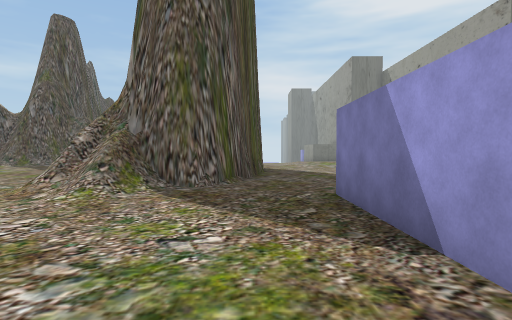
view 1 (above)

22 first-person views from a walk through a Unity game level. The camera is 1.4 m above the floor, tilts 2° down and sees 80° across. The floor is counted in squares, 2 m on a side. Each view is taken from the middle of a square. On the plan, view 1 faces up. The plan holds only what a view shows up to about 10 squares ahead; the rest is blank. The place goes on beyond the plan.

view 2
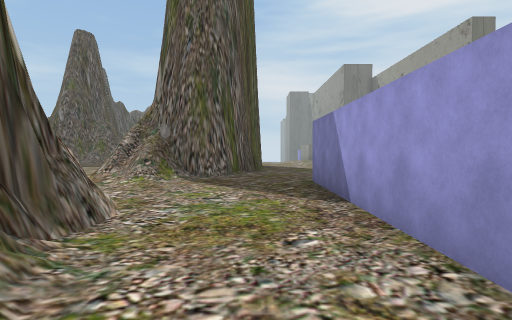

view 3
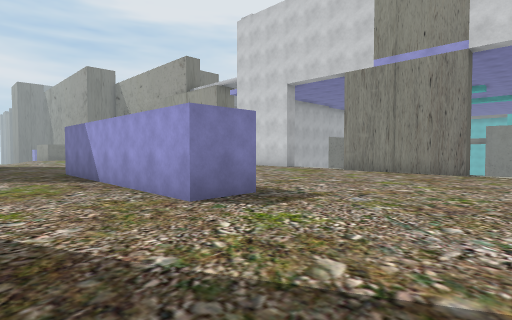

view 4
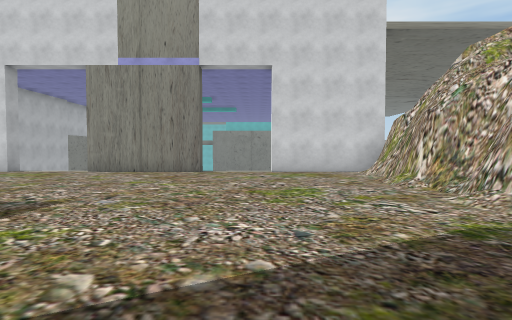

view 5
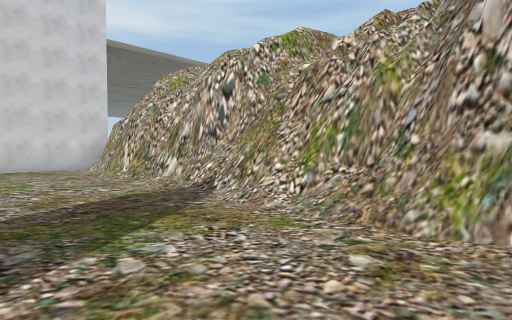

view 6
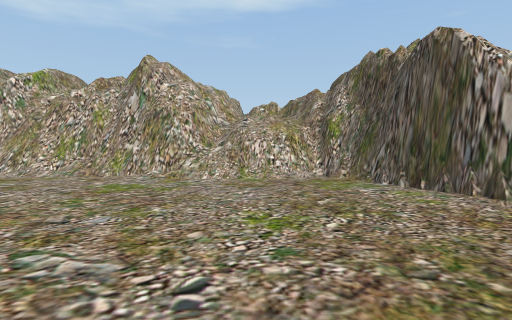

view 7
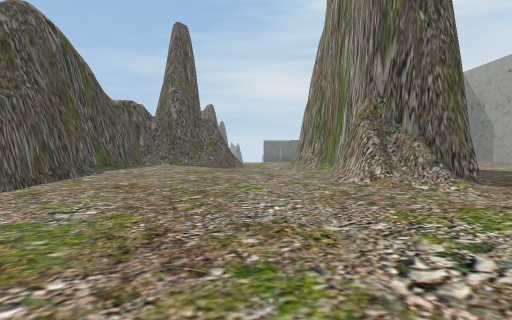

view 8
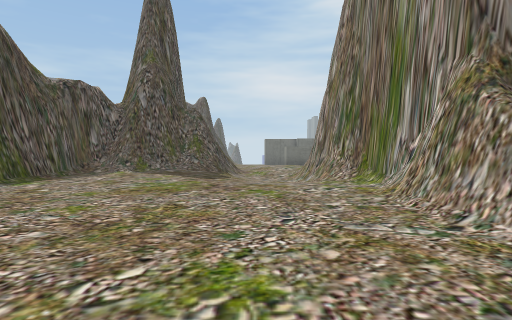

view 9
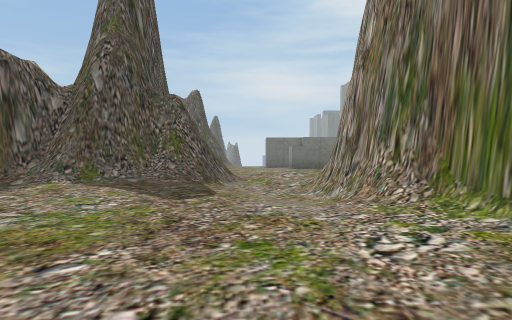

view 10
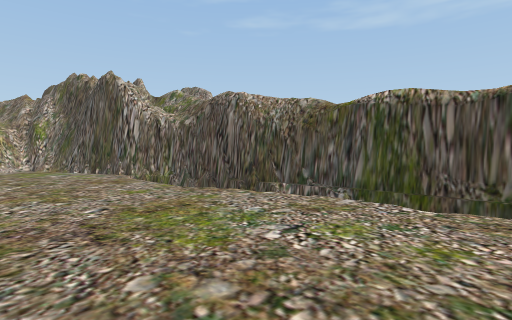

view 11
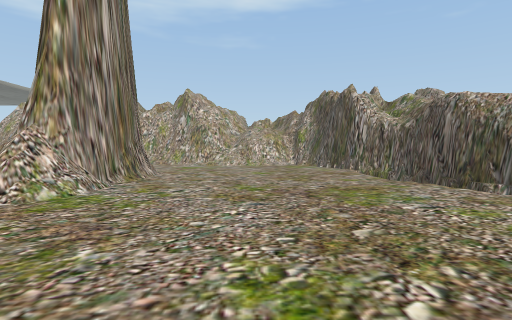

view 12
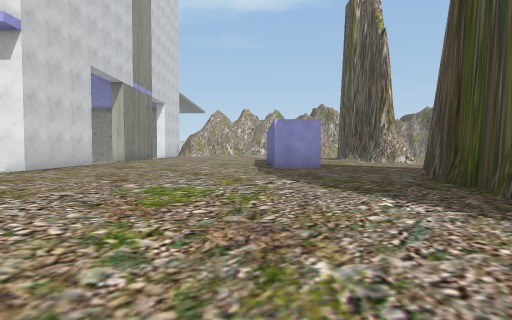

view 13
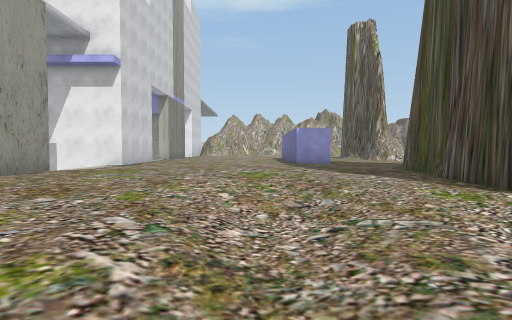

view 14
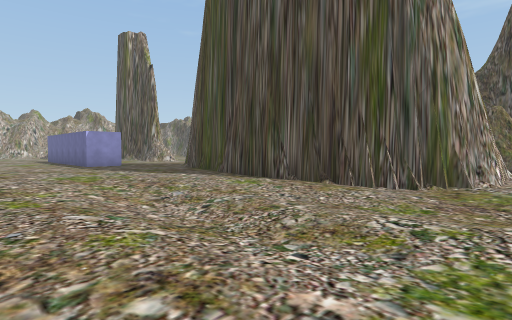

view 15
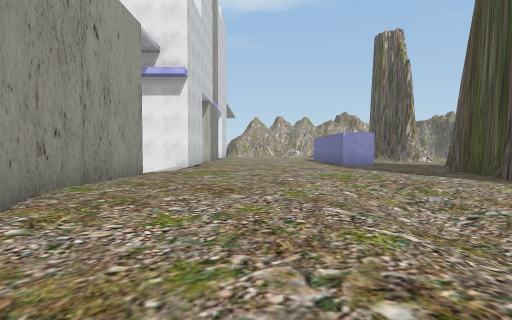

view 16
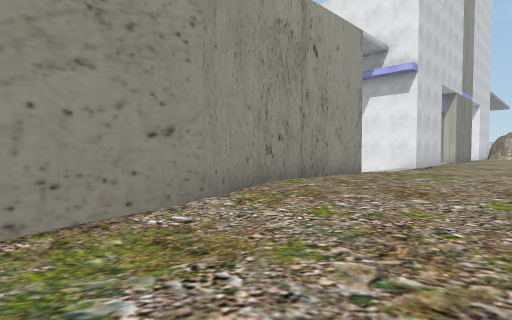

view 17
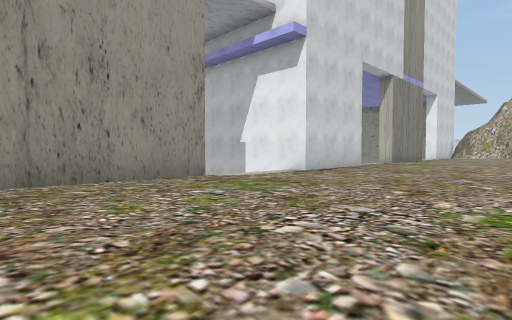

view 18
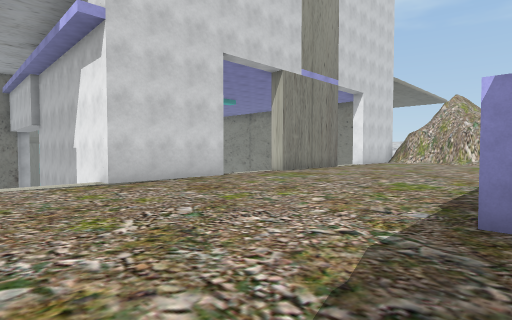

view 19
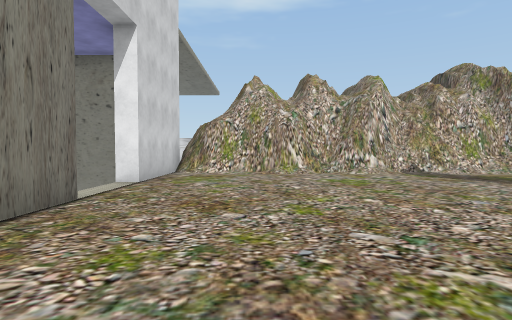

view 20
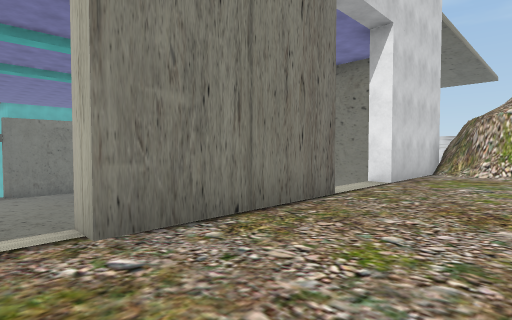

view 21
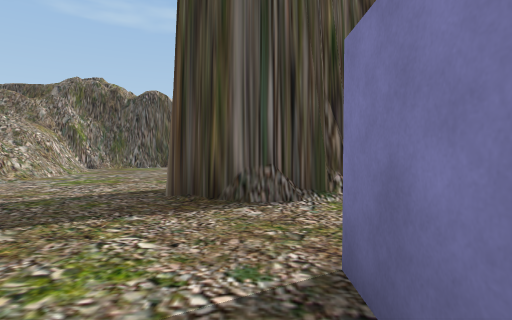

view 22
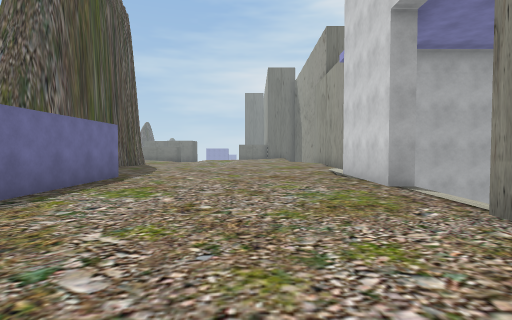

### Floor plan
Key: @ floor where view 1 was taken; # wall or solid block; x gap in a wall; . main floor; - floor 0.25 m lower than the main floor; _ floor 0.5 m lower than the main floor; < floor 0.75 m lower than the main floor; / step, stairs or slope; = window, fence, low wall or low ledge; ^ raised ledge; v drop or lower ground.
Columns run from 12 left of view 1 to 12 right of it. Each row starts with its distance up from view 1.
 17              _/.-..--#
 16      =///#=/-_--/----#
 15     ##///  #--_-/---/#
 14    ##/</^  ^/-_//....#
 13  ###///<^   #--//....##
 12  #/..///^   ^.-//.....#
 11  /....//#^  ^..//.....#
 10  /....-//#  ^.........#
  9 #/....../^  #.........#
  8 ##....../^  #........v#
  7  #......#^ ^.........v
  6  #......##^#.........vvvv
  5  #....../=/..........####
  4  #/....../....#......#
  3  #/...........#......x
  2  #/......=....#......v
  1  #/......##...#......v
  0  #/......#^.@.#......x
 -1  # /.....^^#..#......#
 -2   #v.....# =.........#
 -3   #v...../#..........x
 -4   #..................v
 -5   ##.................v
 -6    #.................#
 -7    #.................#vv
 -8    ####=########.###.###
 -9      #####    ########

Where each view was taken, in squares from view 1:
view 1: 0 up, 0 right, facing up
view 2: 2 down, 0 right, facing up
view 3: 5 down, 1 left, facing up-right
view 4: 5 down, 1 left, facing right
view 5: 5 down, 3 left, facing down-right
view 6: 0 up, 6 left, facing down
view 7: 1 down, 6 left, facing up
view 8: 3 up, 6 left, facing up
view 9: 6 up, 6 left, facing up
view 10: 4 up, 6 left, facing down-left
view 11: 6 up, 6 left, facing down
view 12: 13 up, 3 right, facing down
view 13: 16 up, 4 right, facing down
view 14: 17 up, 6 right, facing down-left
view 15: 17 up, 6 right, facing down
view 16: 17 up, 5 right, facing down-right
view 17: 12 up, 4 right, facing down-right
view 18: 8 up, 2 right, facing down-right
view 19: 1 up, 6 right, facing down
view 20: 1 up, 6 right, facing down-right
view 21: 2 down, 3 right, facing left
view 22: 3 down, 6 right, facing up
